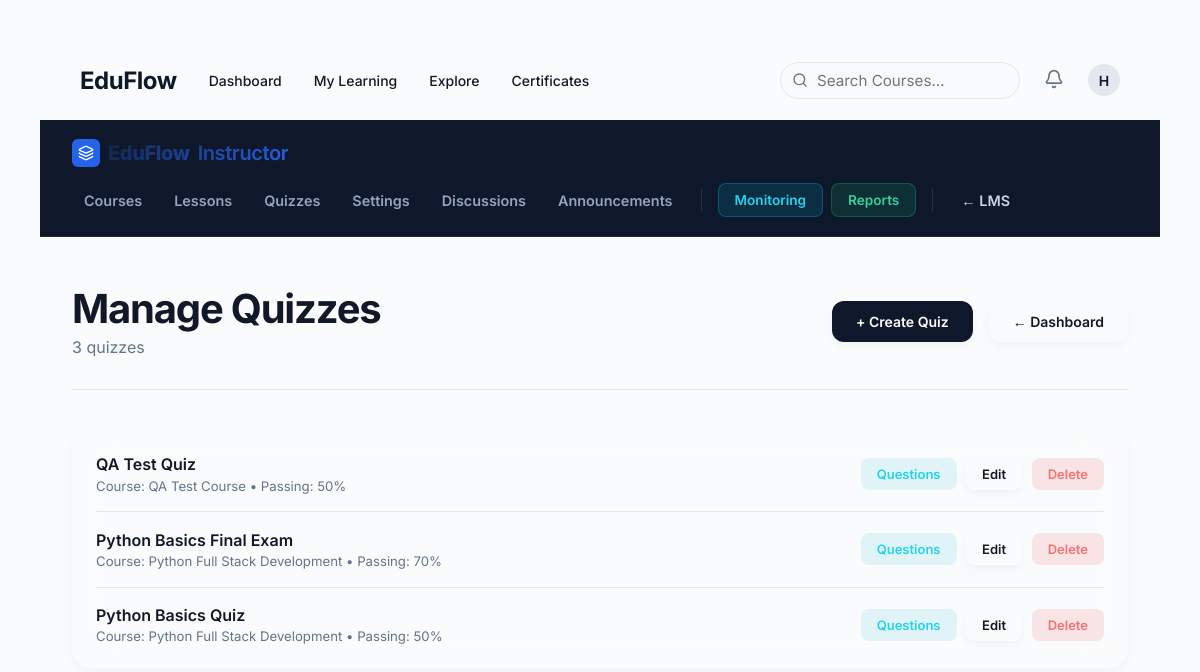
Screenshot of /instructor/quizzes/ (signed in) with the database file from the repository.
### accounts/models.py (models this page shows, shortened)
class User(AbstractUser):
    email = models.EmailField(unique=True)
    is_student = models.BooleanField(default=True)
    is_instructor = models.BooleanField(default=False)

### quizzes/models.py (models this page shows, shortened)
class Quiz(models.Model):
    course = models.ForeignKey(
        Course,
        on_delete=models.CASCADE,
        related_name="quizzes"
    )
    title = models.CharField(max_length=200)
    description = models.TextField(
        blank=True,
        null=True
    )
    passing_score = models.PositiveIntegerField(
        default=50
    )
    created_at = models.DateTimeField(
        auto_now_add=True
    )

### courses/models.py (models this page shows, shortened)
class Course(models.Model):
    category = models.ForeignKey(
        Category,
        on_delete=models.SET_NULL,
        null=True,
        blank=True,
        related_name="courses"
    )
    tags = models.ManyToManyField(
        Tag,
        blank=True,
        related_name="courses"
    )
    skills = models.ManyToManyField(
        'paths.Skill',
        blank=True,
        related_name='courses'
    )
    cover_image = models.ImageField(upload_to="course_covers/", null=True, blank=True, validators=[validate_image_upload])
    level = models.CharField(max_length=20, choices=[('BEGINNER', 'Beginner'), ('INTERMEDIATE', 'Intermediate'), ('ADVANCED', 'Advanced')], default="BEGINNER")
    title = models.CharField(max_length=200)
    description = models.TextField()
    thumbnail = models.ImageField(
        upload_to="course_thumbnails/",
        blank=True,
        null=True,
        validators=[
            FileValidator(
                allowed_extensions=['.png', '.jpg', '.jpeg', '.webp'],
                allowed_mimetypes=['image/png', 'image/jpeg', 'image/webp'],
                max_size=2 * 1024 * 1024
            )
        ]
    )
    created_at = models.DateTimeField(
        auto_now_add=True
    )
    updated_at = models.DateTimeField(
        auto_now=True
    )
    is_featured = models.BooleanField(
        default=False
    )

### instructor/views.py (the view)
@staff_member_required
def manage_quizzes(request):
    quizzes = Quiz.objects.select_related("course").order_by("-created_at")
    return render(
        request,
        "instructor/manage_quizzes.html",
        {
            "quizzes": quizzes
        }
    )

### templates/instructor/manage_quizzes.html (shortened to what this page needs)
{% extends "base.html" %}
{% load static %}
{% block body_class %}page-standard{% endblock %}
{% block content %}
{% include "instructor/_nav.html" %}
<div class="page-wrapper" style="padding: 3rem 2rem;">
    <div class="page-header">
        <div class="page-header__left">
            <h1 class="page-title heading-gradient">Manage Quizzes</h1>
            <p class="text-muted">{{ quizzes|length }} quiz{{ quizzes|length|pluralize:"zes" }}</p>
        </div>
        <div class="page-header__right">
            <a href="{% url 'create_quiz' %}" class="btn btn-primary" id="btn-create">+ Create Quiz</a>
            <a href="{% url 'instructor_dashboard' %}" class="btn btn-secondary" id="btn-dash">&larr; Dashboard</a>
        </div>
    </div>
    <div class="card">
        {% if quizzes %}
        <div class="data-list">
            {% for quiz in quizzes %}
            <div class="data-row" aria-label="Quiz: {{ quiz.title }}">
                <div class="data-row__info">
                    <span class="data-row__title">{{ quiz.title }}</span>
                    <span class="data-row__sub">
                        Course: {{ quiz.course.title|truncatechars:30 }} &bull;
                        Passing: {{ quiz.passing_score }}%
                    </span>
                </div>
                <div class="data-row__actions">
                    <a href="{% url 'manage_questions' quiz.pk %}" class="btn btn--sm btn-cyan" id="questions-{{ quiz.pk }}">Questions</a>
                    <a href="{% url 'edit_quiz' quiz.pk %}" class="btn btn--sm btn-secondary" id="edit-{{ quiz.pk }}">Edit</a>
                    <a href="{% url 'delete_quiz' quiz.pk %}" class="btn btn--sm btn-danger" id="delete-{{ quiz.pk }}" aria-label="Delete {{ quiz.title }}">Delete</a>
                </div>
            </div>
            {% endfor %}
        </div>
        {% endif %}
    </div>
</div>
{% endblock %}

### templates/_navbar.html (shortened to what this page needs)
<nav class="global-nav" aria-label="Main navigation">
    <div class="container">
        <div class="global-nav__left">
            <a href="{% url 'dashboard' %}" class="global-nav__logo">EduFlow</a>
            <div class="global-nav__links">
                {% if request.user.is_authenticated %}
                    {% if is_admin %}
                    <a href="{% url 'instructor_dashboard' %}">Instructor Portal</a>
                    <a href="{% url 'monitoring_dashboard' %}">Monitoring</a>
                    <a href="{% url 'reports_dashboard' %}">Reports</a>
                    {% else %}
                    <a href="{% url 'dashboard' %}">Dashboard</a>
                    <a href="{% url 'my_courses' %}">My Learning</a>
                    <a href="{% url 'course_list' %}">Explore</a>
                    <a href="{% url 'certificate_list' %}">Certificates</a>
                    {% endif %}
                {% else %}
                    <a href="{% url 'course_list' %}">Explore</a>
                {% endif %}
            </div>
        </div>
        <div class="global-nav__right">
            {% if request.user.is_authenticated %}
                <div class="global-nav__links" style="gap: 24px;">
                    <form action="{% url 'search_courses' %}" method="get" style="position: relative; flex: 0 0 240px; max-width: 240px;">
                        <i data-lucide="search" style="position: absolute; left: 12px; top: 50%; transform: translateY(-50%); width: 16px; height: 16px; color: var(--text-muted);"></i>
                        <input type="text" name="q" placeholder="Search Courses..." class="input" style="padding-left: 36px; padding-top: 0.5rem; padding-bottom: 0.5rem; border-radius: var(--radius-full); width: 100%; background: #F8FAFC;">
                    </form>
                    <div class="nav-notifications" style="position: relative; display: flex; align-items: center;">
                        <button id="notificationBell" style="background: none; border: none; cursor: pointer; position: relative; padding: 0;">
                            <i data-lucide="bell" style="width: 20px; color: var(--text-muted);"></i>
                        </button>
                    </div>
                    <a href="{% url 'profile' %}" aria-label="Profile" style="display: flex; align-items: center;">
                        <div class="avatar avatar-sm" aria-hidden="true">{{ request.user.username|make_list|first|upper }}</div>
                    </a>
                </div>
            {% else %}
                <div class="global-nav__links">
                    <a href="{% url 'login' %}" class="btn btn-secondary btn--sm">Log In</a>
                    <a href="{% url 'register' %}" class="btn btn-primary btn--sm">Sign Up</a>
                </div>
            {% endif %}
        </div>
    </div>
</nav>

### static/css/main.css (style rules this page uses)
:root { --bg-gradient: #FAFBFC; --bg-gradient-auth: #FAFBFC; --card-bg: #FFFFFF; --card-bg-auth: #FFFFFF; --card-border: #E5E7EB; --accent-primary: #0F172A; --accent-secondary: #2563EB; --accent-cyan: #06B6D4; --accent-green: #10B981; --accent-red: #EF4444; --accent-amber: #F59E0B; --accent-gold: #D4AF37; --text-primary: #111827; --text-muted: #64748B; --text-subtle: #94A3B8; --input-bg: #FFFFFF; --input-border: #E5E7EB; --input-focus: #2563EB; --success: #10B981; --danger: #EF4444; --warning: #F59E0B; --info: #06B6D4; --shadow-sm: 0 4px 8px rgba(0,0,0,.04); --shadow-md: 0 12px 24px rgba(15,23,42,.08); --shadow-lg: 0 24px 48px rgba(15,23,42,.12); --radius-sm: 8px; --radius-md: 12px; --radius-lg: 20px; --radius-xl: 28px; --radius-full: 9999px; }
*, *::before, *::after { box-sizing: border-box; margin: 0; padding: 0; }
html { scroll-behavior: smooth; }
body { font-family: 'Inter', sans-serif; background: var(--bg-gradient); color: var(--text-primary); min-height: 100vh; position: relative; overflow-x: hidden; }
.page-standard { padding: 2.5rem; }
.container { max-width: 1280px; margin: 0 auto; padding: 0 40px; width: 100%; }
.global-nav { height: 80px; background: var(--surface); border-bottom: 1px solid var(--border); display: flex; align-items: center; position: sticky; top: 0; z-index: 100; }
.global-nav .container { display: flex; justify-content: space-between; align-items: center; }
.global-nav__left, .global-nav__right { display: flex; align-items: center; gap: 32px; }
.global-nav__logo { font-size: 24px; font-weight: 700; color: var(--accent-primary); text-decoration: none; letter-spacing: -0.02em; }
.global-nav__links { display: flex; align-items: center; gap: 32px; white-space: nowrap; }
.global-nav__links a { text-decoration: none; color: var(--text-secondary); font-weight: 500; font-size: 14px; transition: color 200ms ease; }
.page-wrapper { position: relative; z-index: 1; max-width: 1200px; margin: 0 auto; }
h1.page-title { font-size: clamp(1.75rem, 4vw, 2.5rem); font-weight: 700; letter-spacing: -0.03em; line-height: 1.2; }
.text-muted { color: var(--text-muted); }
.btn { display: inline-flex; align-items: center; justify-content: center; gap: 0.4rem; padding: 0.75rem 1.5rem; border-radius: 12px; font-family: inherit; font-size: 0.925rem; font-weight: 600; text-decoration: none; cursor: pointer; border: none; transition: all 0.3s cubic-bezier(0.16, 1, 0.3, 1); white-space: nowrap; }
.btn--sm { padding: 0.5rem 1rem; font-size: 0.825rem; border-radius: 8px; }
.btn-primary { background: var(--accent-primary); color: #FFFFFF !important; box-shadow: var(--shadow-sm); }
.btn-secondary { background: #FFFFFF; border: 1px solid var(--border); color: var(--accent-primary); box-shadow: var(--shadow-sm); }
.btn-danger { background: rgba(239, 68, 68, 0.12); border: 1px solid rgba(239, 68, 68, 0.25); color: #f87171; }
.btn-cyan { background: rgba(6, 182, 212, 0.10); border: 1px solid rgba(6, 182, 212, 0.2); color: #22d3ee; }
.form-input, input[type="text"], input[type="email"], input[type="password"], input[type="number"], input[type="url"], select, textarea { width: 100%; padding: 0.85rem 1.25rem; background: var(--input-bg); border: 1px solid var(--input-border); border-radius: 12px; font-size: 0.95rem; color: var(--text-primary); font-family: inherit; transition: all 0.25s ease; }
.page-header { display: flex; justify-content: space-between; align-items: center; padding-bottom: 2rem; border-bottom: 1px solid var(--input-border); margin-bottom: 2.5rem; flex-wrap: wrap; gap: 1.25rem; }
.page-header__left { display: flex; flex-direction: column; gap: 0.25rem; }
.page-header__right { display: flex; gap: 1rem; align-items: center; flex-wrap: wrap; }
.data-list { display: flex; flex-direction: column; gap: 0; }
.data-row { display: flex; justify-content: space-between; align-items: center; padding: 1.1rem 0; border-bottom: 1px solid var(--input-border); gap: 1rem; flex-wrap: wrap; }
.data-row:last-child { border-bottom: none; padding-bottom: 0; }
.data-row:first-child { padding-top: 0; }
.data-row__info { display: flex; flex-direction: column; gap: 0.2rem; }
.data-row__title { font-size: 1rem; font-weight: 600; color: var(--text-primary); }
.data-row__sub { font-size: 0.825rem; color: var(--text-muted); }
.data-row__actions { display: flex; gap: 0.6rem; align-items: center; flex-wrap: wrap; }

### rows the page displays
User: user.username|make_list "H"
Quiz: title "QA Test Quiz", course "QA Test Course", passing_score "50"
Quiz: title "Python Basics Final Exam", course "Python Full Stack Development", passing_score "70"
Quiz: title "Python Basics Quiz", course "Python Full Stack Development", passing_score "50"

### other values shown
{{ quizzes|length }} "3"
